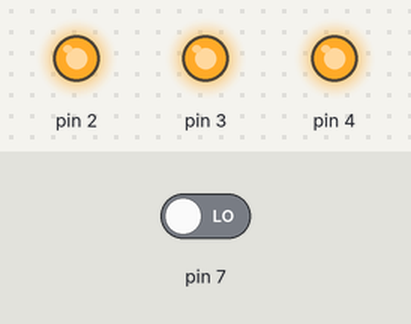
This sketch was run on a simulated Arduino Uno, built with avr-gcc and run on an emulated ATmega328P. Parts: output pins drawn as LEDs (lit = HIGH). Inputs (shaded band) come from the test bench; at power-on: pin 7 LOW. What the sketch prints to the serial monitor is not drawn.

Above: at 0.1 s.
Timing chart, 0 to 1.6 s (numbered marks = the images above):
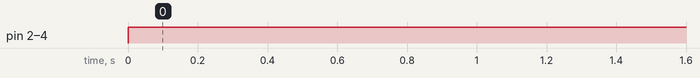

Measured:
- by itself, pin 2–4: LOW → HIGH at 0.00 s

The sketch:

ContadorSimple.ino
```cpp
int contador = 0;

void setup() {
  Serial.begin(9600);
  pinMode(2,OUTPUT);
  pinMode(3,OUTPUT);
  pinMode(4,OUTPUT);
  pinMode(7,INPUT);
}

void loop() {

  int value = digitalRead(7);
  if(value == HIGH){
    contador++;
  }

  digitalWrite(2,HIGH);
  digitalWrite(3,HIGH);
  digitalWrite(4,HIGH);
  Serial.println(contador);
  delay(100);


}
```
